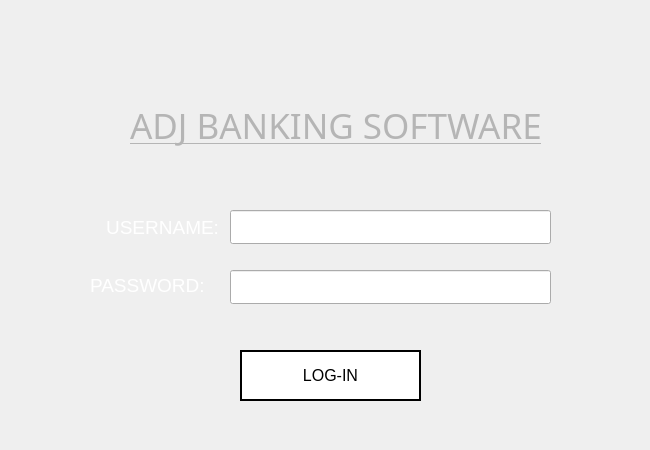
<?xml version="1.0" encoding="UTF-8"?>
<ui version="4.0">
 <class>admin_log</class>
 <widget class="QMainWindow" name="admin_log">
  <property name="geometry">
   <rect>
    <x>0</x>
    <y>0</y>
    <width>650</width>
    <height>450</height>
   </rect>
  </property>
  <property name="minimumSize">
   <size>
    <width>650</width>
    <height>450</height>
   </size>
  </property>
  <property name="maximumSize">
   <size>
    <width>650</width>
    <height>450</height>
   </size>
  </property>
  <property name="cursor">
   <cursorShape>ArrowCursor</cursorShape>
  </property>
  <property name="windowTitle">
   <string>Admin Login</string>
  </property>
  <property name="windowIcon">
   <iconset>
    <normaloff>../../../../../.designer/backup/icon.png</normaloff>../../../../../.designer/backup/icon.png</iconset>
  </property>
  <property name="styleSheet">
   <string notr="true">QWidget#centralwidget{
border-image: url(:images/adlogbg.png);
}

QPushButton{
background: transparent;
background-color: white;
border: 2px solid black;
}

QPushButton:hover{
background-color: rgb(30, 30, 30);
color: white;
}

QPushButton:pressed
{
font: bold;
}

</string>
  </property>
  <widget class="QWidget" name="centralwidget">
   <widget class="QPushButton" name="sys_log">
    <property name="geometry">
     <rect>
      <x>240</x>
      <y>350</y>
      <width>181</width>
      <height>51</height>
     </rect>
    </property>
    <property name="font">
     <font>
      <pointsize>12</pointsize>
      <weight>50</weight>
      <bold>false</bold>
     </font>
    </property>
    <property name="cursor">
     <cursorShape>PointingHandCursor</cursorShape>
    </property>
    <property name="styleSheet">
     <string notr="true"/>
    </property>
    <property name="text">
     <string>LOG-IN</string>
    </property>
   </widget>
   <widget class="QLineEdit" name="sys_username">
    <property name="geometry">
     <rect>
      <x>230</x>
      <y>210</y>
      <width>321</width>
      <height>34</height>
     </rect>
    </property>
    <property name="font">
     <font>
      <pointsize>14</pointsize>
     </font>
    </property>
    <property name="styleSheet">
     <string notr="true"/>
    </property>
    <property name="inputMask">
     <string>NNNNNNNNNNNNNNN</string>
    </property>
    <property name="text">
     <string/>
    </property>
    <property name="maxLength">
     <number>15</number>
    </property>
    <property name="frame">
     <bool>true</bool>
    </property>
    <property name="cursorPosition">
     <number>15</number>
    </property>
    <property name="alignment">
     <set>Qt::AlignLeading|Qt::AlignLeft|Qt::AlignVCenter</set>
    </property>
    <property name="readOnly">
     <bool>false</bool>
    </property>
    <property name="placeholderText">
     <string/>
    </property>
   </widget>
   <widget class="QLineEdit" name="sys_pass">
    <property name="geometry">
     <rect>
      <x>230</x>
      <y>270</y>
      <width>321</width>
      <height>34</height>
     </rect>
    </property>
    <property name="font">
     <font>
      <pointsize>14</pointsize>
     </font>
    </property>
    <property name="styleSheet">
     <string notr="true"/>
    </property>
    <property name="inputMask">
     <string/>
    </property>
    <property name="maxLength">
     <number>20</number>
    </property>
    <property name="echoMode">
     <enum>QLineEdit::Password</enum>
    </property>
   </widget>
   <widget class="QLabel" name="label">
    <property name="geometry">
     <rect>
      <x>90</x>
      <y>190</y>
      <width>129</width>
      <height>76</height>
     </rect>
    </property>
    <property name="font">
     <font>
      <pointsize>14</pointsize>
     </font>
    </property>
    <property name="styleSheet">
     <string notr="true"/>
    </property>
    <property name="text">
     <string>&lt;html&gt;&lt;head/&gt;&lt;body&gt;&lt;p align=&quot;right&quot;&gt;&lt;span style=&quot; color:#ffffff;&quot;&gt;USERNAME:&lt;/span&gt;&lt;/p&gt;&lt;/body&gt;&lt;/html&gt;</string>
    </property>
   </widget>
   <widget class="QLabel" name="label_2">
    <property name="geometry">
     <rect>
      <x>90</x>
      <y>260</y>
      <width>129</width>
      <height>51</height>
     </rect>
    </property>
    <property name="font">
     <font>
      <pointsize>14</pointsize>
      <kerning>true</kerning>
     </font>
    </property>
    <property name="styleSheet">
     <string notr="true"/>
    </property>
    <property name="text">
     <string>&lt;html&gt;&lt;head/&gt;&lt;body&gt;&lt;p&gt;&lt;span style=&quot; color:#ffffff;&quot;&gt;PASSWORD:&lt;/span&gt;&lt;/p&gt;&lt;/body&gt;&lt;/html&gt;</string>
    </property>
   </widget>
   <widget class="QLabel" name="label_3">
    <property name="geometry">
     <rect>
      <x>20</x>
      <y>40</y>
      <width>111</width>
      <height>151</height>
     </rect>
    </property>
    <property name="text">
     <string>&lt;html&gt;&lt;head/&gt;&lt;body&gt;&lt;p&gt;&lt;img src=&quot;:/images/logo.png&quot;/&gt;&lt;/p&gt;&lt;/body&gt;&lt;/html&gt;</string>
    </property>
   </widget>
   <widget class="QLabel" name="label_4">
    <property name="geometry">
     <rect>
      <x>130</x>
      <y>100</y>
      <width>491</width>
      <height>51</height>
     </rect>
    </property>
    <property name="font">
     <font>
      <family>Colonna MT</family>
     </font>
    </property>
    <property name="text">
     <string>&lt;html&gt;&lt;head/&gt;&lt;body&gt;&lt;p&gt;&lt;span style=&quot; font-size:26pt; text-decoration: underline; color:#b5b5b5;&quot;&gt;ADJ BANKING SOFTWARE&lt;/span&gt;&lt;/p&gt;&lt;/body&gt;&lt;/html&gt;</string>
    </property>
   </widget>
  </widget>
 </widget>
 <resources>
  <include location="resource.qrc"/>
 </resources>
 <connections/>
</ui>
